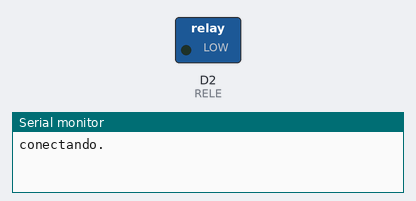
Bench run of a sketch on a simulated ESP8266 (NodeMCU). Parts: switched loads named in the sketch (green lamp = pin HIGH), the last lines printed to the serial monitor. WiFi joins after 1.5 s; servers stay silent unless stated; the Firebase database answers and starts empty.

Above: at 0.1 s.
At 2.4 s:
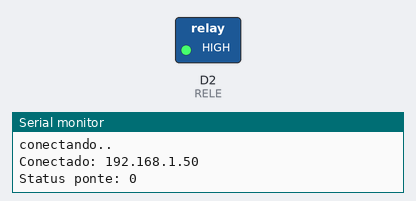
Timing chart, 0 to 3.9 s (numbered marks = the images above):
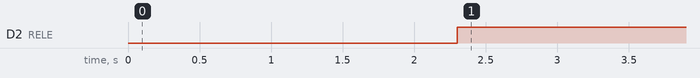

Measured:
- by itself, D2 (RELE): LOW → HIGH at 2.3 s

The sketch:

theBridge.ino
```cpp
#include <ESP8266WiFi.h>
#include <FirebaseArduino.h>

// Set these to run example.
#define FIREBASE_HOST "thebridge-afca5.firebaseio.com"
#define FIREBASE_AUTH "KSZUwagxSeXd3CwaBKPXst5jtv7DwrHFdZy9K1ec"
#define WIFI_SSID "z3r0_D4y"
#define WIFI_PASSWORD "qazwsx@sha0256#cf22"

#define RELE D2

void setupPins() {
  pinMode(RELE, OUTPUT);
}

void setupWifi() {
  WiFi.begin(WIFI_SSID, WIFI_PASSWORD);
  Serial.print("conectando");
  while (WiFi.status() != WL_CONNECTED) {
    Serial.print(".");
    delay(1000);
  }
  Serial.println();
  Serial.print("Conectado: ");
  Serial.println(WiFi.localIP());
}

void setupFirebase() {
  Firebase.begin(FIREBASE_HOST, FIREBASE_AUTH);
  Firebase.setBool("the_bridge/comando", false);
  if (Firebase.failed()) {
    Serial.print("Erro ao conectar ao firebase");
    Serial.println(Firebase.error());
    delay(2000);
    return;
  }
}

void setup() {
  Serial.begin(9600);
  setupPins();
  setupWifi();

  setupFirebase();

}

void loop() {
  // Verifica o valor da lampada no firebase
  bool statusTomada = Firebase.getBool("the_bridge/comando");
  if (Firebase.failed()) {
    Serial.print("Erro ao recuperar dados");
    Serial.println(Firebase.error());
    delay(1000);
  }
  digitalWrite(RELE, statusTomada ? LOW : HIGH);
  Serial.print("Status ponte: ");
  Serial.println(statusTomada);
  delay(1000);

}
```
